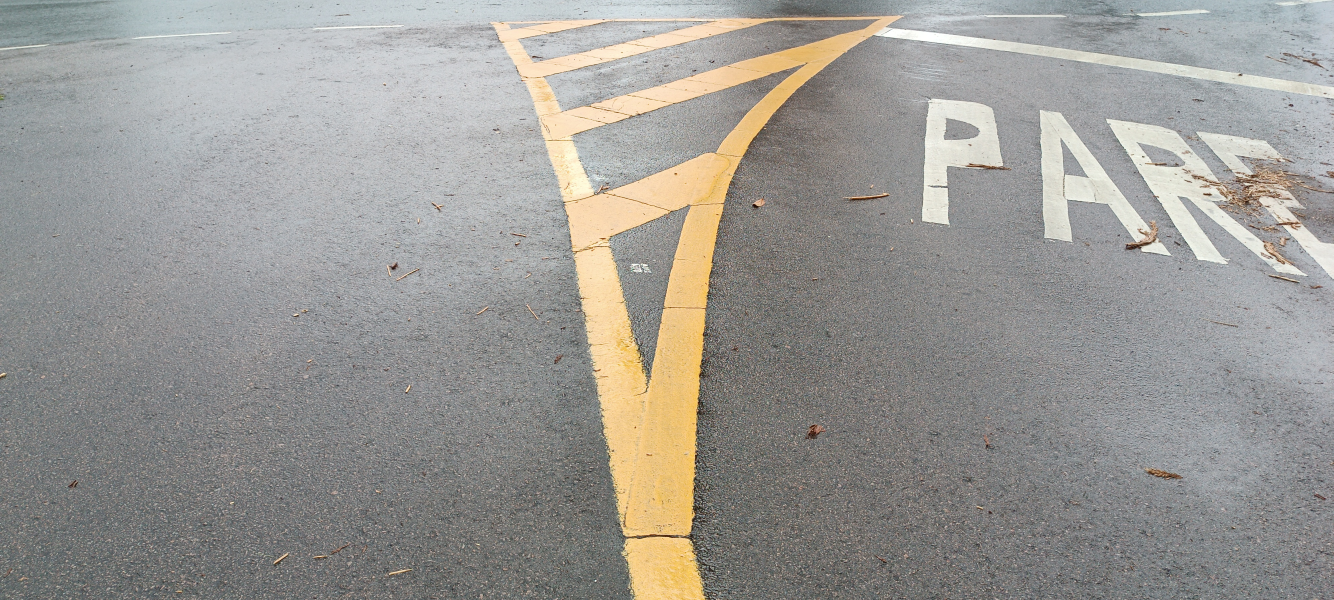
#> input picture study/random/IMG_20240218_105450.jpg, 4000 x 1800 px, found by its file name (shown at 1/3 size)
$ python image-thresholding-asphalt-mask-gray.py
#> lines starting #> are read from the running program, lines starting #| are printed output that depends on the picture; after the words box and inside, x2 and y2 are one past the last pixel; in counts of white or black regions, pixels touching at a corner belong together
import cv2
import numpy as np

# Carregar a imagem
image = cv2.imread('IMG_20240218_105450.jpg', cv2.IMREAD_GRAYSCALE)
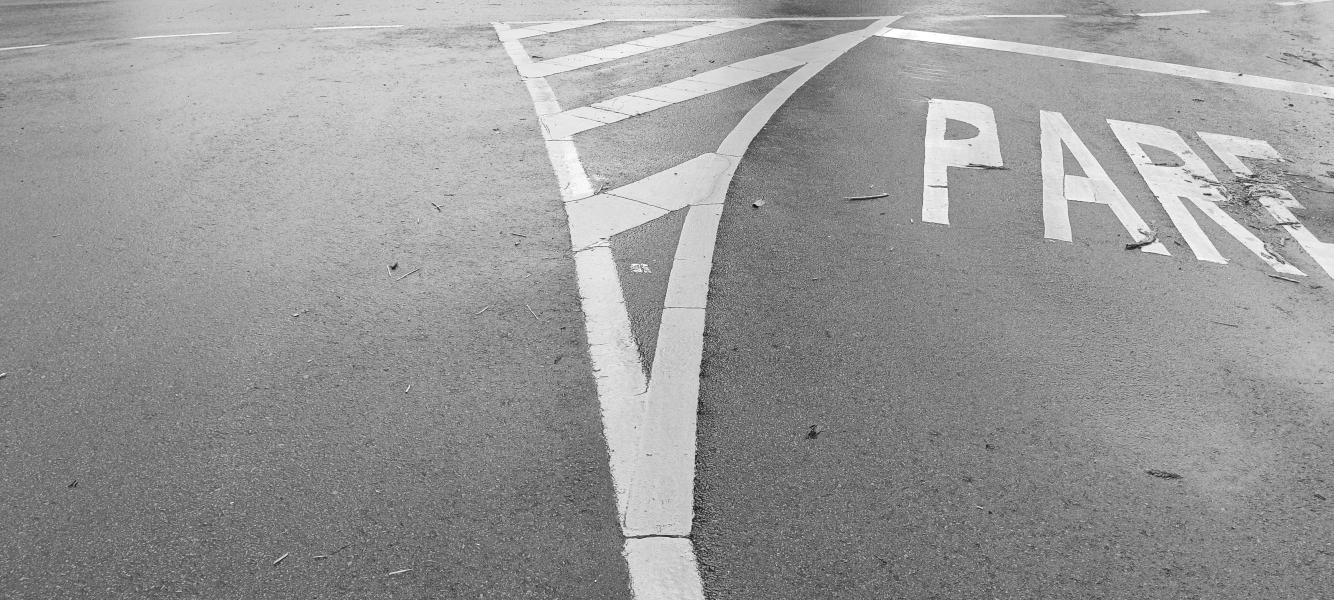
#> image: shape (1800, 4000) (shown at 1/3 size); min 0, max 255, mean 152.8

# Aplicar limiarização para segmentar o asfalto
_, asphalt_mask = cv2.threshold(image, 100, 255, cv2.THRESH_BINARY)
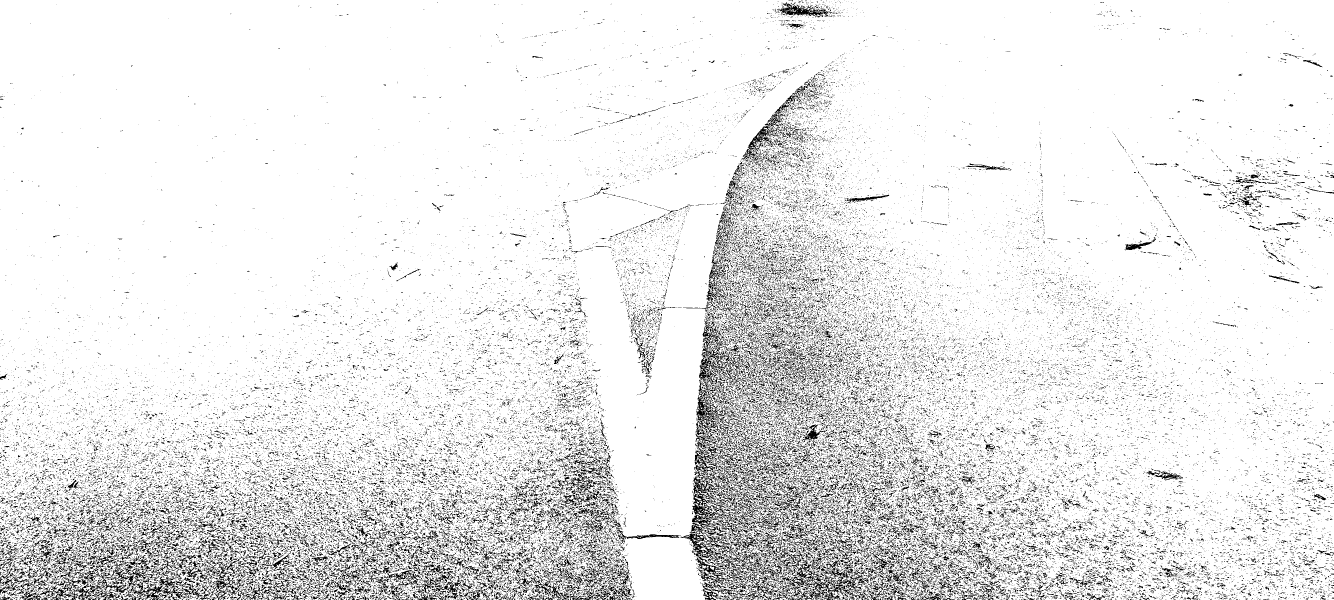
#> asphalt_mask: shape (1800, 4000) (shown at 1/3 size); 91.3% white; black in thin lines or dots

# Adicionar tons de cinza mais escuros à máscara do asfalto
background = np.zeros_like(image, dtype=np.uint8)
darkened_asphalt = cv2.addWeighted(background, 0.5, asphalt_mask, 0.8, 0)
#> darkened_asphalt: shape (1800, 4000); values 0 (black) and 204 (white), 91.3% white; black in thin lines or dots
#> background: shape (1800, 4000); every value is 0

# Exibir a imagem resultante (opcional)
cv2.namedWindow('Darkened Asphalt Mask', cv2.WINDOW_NORMAL)
cv2.resizeWindow('Darkened Asphalt Mask', 1800, 800)
cv2.imshow('Darkened Asphalt Mask', darkened_asphalt)

# Esperar por uma tecla pressionada e fechar a janela
cv2.waitKey(0)
cv2.destroyAllWindows()

$ run again, with study/random/random7.jpg copied over study/random/IMG_20240218_105450.jpg
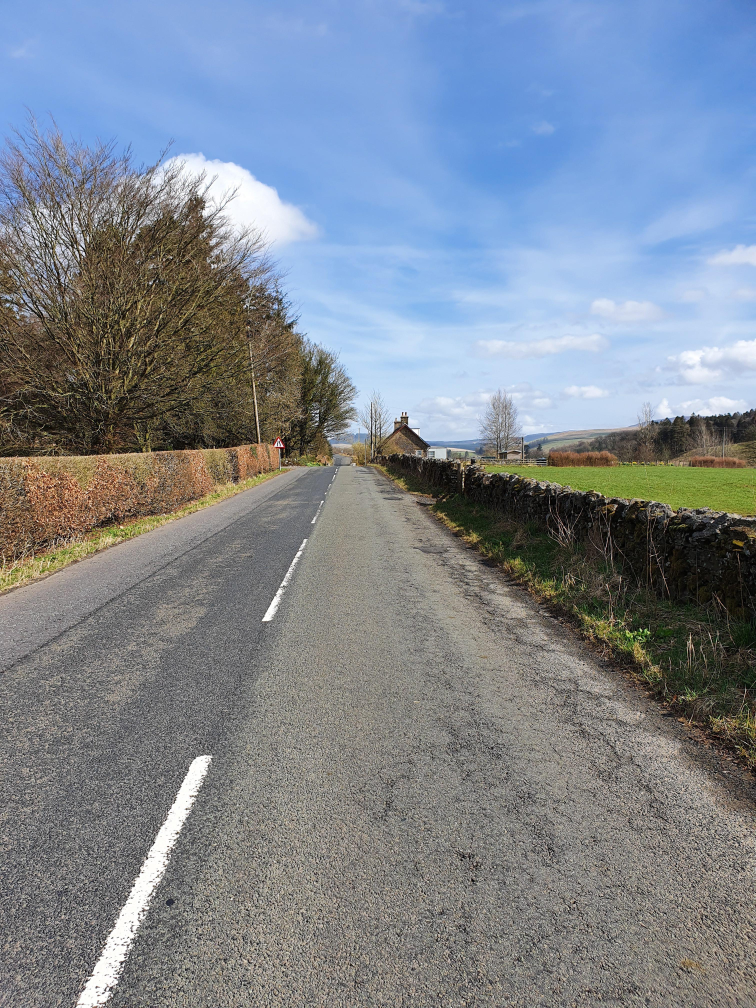
#> input picture study/random/random7.jpg, 3024 x 4032 px, found by its file name (shown at 1/4 size)
#> `image = cv2.imread('IMG_20240218_105450.jpg', cv2.IMREAD_GRAYSCALE)`:
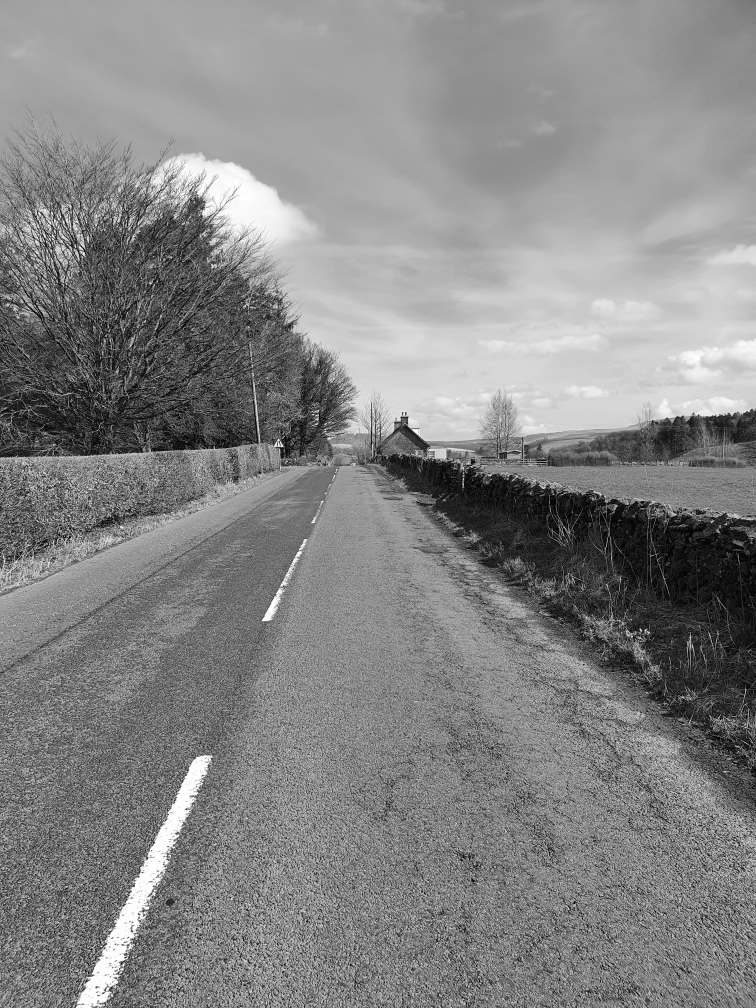
#> image: shape (4032, 3024) (shown at 1/4 size); min 0, max 255, mean 132.9
#> `_, asphalt_mask = cv2.threshold(image, 100, 255, cv2.THRESH_BINARY)`:
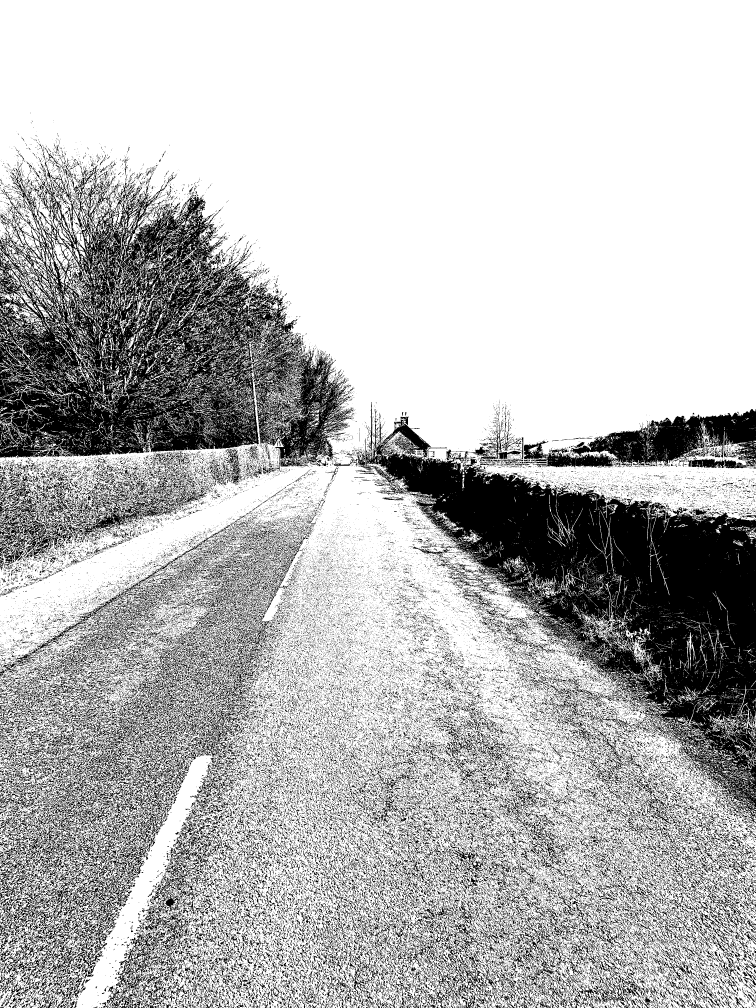
#> asphalt_mask: shape (4032, 3024) (shown at 1/4 size); 72.3% white; 83745 black regions (69991 under 20 px), largest, box (x1, y1, x2, y2) and area: (1411, 1608, 3024, 3297) 834671, (0, 662, 1413, 1882) 762772, (2096, 1636, 3024, 1870) 97320
#> background: shape (4032, 3024); every value is 0
